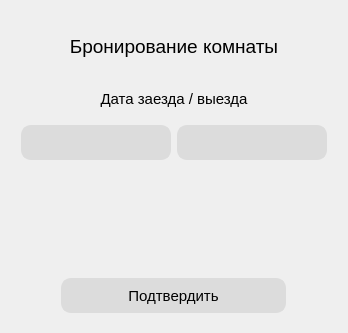
<?xml version="1.0" encoding="UTF-8"?>
<ui version="4.0">
 <class>Booking</class>
 <widget class="QWidget" name="Booking">
  <property name="windowModality">
   <enum>Qt::NonModal</enum>
  </property>
  <property name="geometry">
   <rect>
    <x>0</x>
    <y>0</y>
    <width>348</width>
    <height>333</height>
   </rect>
  </property>
  <property name="contextMenuPolicy">
   <enum>Qt::DefaultContextMenu</enum>
  </property>
  <property name="windowTitle">
   <string>Бронирование</string>
  </property>
  <layout class="QGridLayout" name="gridLayout">
   <property name="leftMargin">
    <number>0</number>
   </property>
   <property name="topMargin">
    <number>0</number>
   </property>
   <property name="rightMargin">
    <number>0</number>
   </property>
   <property name="bottomMargin">
    <number>0</number>
   </property>
   <property name="spacing">
    <number>0</number>
   </property>
   <item row="0" column="0">
    <widget class="QStackedWidget" name="stackedWidget">
     <property name="currentIndex">
      <number>1</number>
     </property>
     <widget class="QWidget" name="page_3">
      <layout class="QGridLayout" name="gridLayout_2">
       <property name="leftMargin">
        <number>0</number>
       </property>
       <property name="topMargin">
        <number>0</number>
       </property>
       <property name="rightMargin">
        <number>0</number>
       </property>
       <property name="bottomMargin">
        <number>0</number>
       </property>
       <property name="spacing">
        <number>0</number>
       </property>
       <item row="0" column="0">
        <layout class="QVBoxLayout" name="verticalLayout">
         <item>
          <widget class="QLabel" name="imagelbl">
           <property name="maximumSize">
            <size>
             <width>16777215</width>
             <height>16777215</height>
            </size>
           </property>
           <property name="text">
            <string/>
           </property>
           <property name="pixmap">
            <pixmap resource="resours/resourses.qrc">:/image/mainPage/image/mainPage/LkImage.png</pixmap>
           </property>
           <property name="scaledContents">
            <bool>true</bool>
           </property>
          </widget>
         </item>
         <item>
          <widget class="QLabel" name="label_2">
           <property name="font">
            <font>
             <pointsize>14</pointsize>
            </font>
           </property>
           <property name="text">
            <string>Информация</string>
           </property>
           <property name="alignment">
            <set>Qt::AlignCenter</set>
           </property>
          </widget>
         </item>
         <item>
          <widget class="QLabel" name="infolbl">
           <property name="text">
            <string/>
           </property>
          </widget>
         </item>
         <item>
          <layout class="QHBoxLayout" name="horizontalLayout">
           <property name="spacing">
            <number>0</number>
           </property>
           <property name="bottomMargin">
            <number>20</number>
           </property>
           <item>
            <widget class="QPushButton" name="recoverybtn">
             <property name="maximumSize">
              <size>
               <width>200</width>
               <height>35</height>
              </size>
             </property>
             <property name="font">
              <font>
               <pointsize>12</pointsize>
              </font>
             </property>
             <property name="styleSheet">
              <string notr="true">QPushButton
{
	color: black;
	background-color: #D9D9D9;
	border-radius: 10px;
}</string>
             </property>
             <property name="text">
              <string>Оформить</string>
             </property>
            </widget>
           </item>
          </layout>
         </item>
        </layout>
       </item>
      </layout>
     </widget>
     <widget class="QWidget" name="page_4">
      <layout class="QGridLayout" name="gridLayout_3">
       <property name="leftMargin">
        <number>0</number>
       </property>
       <property name="topMargin">
        <number>0</number>
       </property>
       <property name="rightMargin">
        <number>0</number>
       </property>
       <property name="bottomMargin">
        <number>0</number>
       </property>
       <property name="spacing">
        <number>0</number>
       </property>
       <item row="0" column="0">
        <layout class="QVBoxLayout" name="verticalLayout_2">
         <property name="spacing">
          <number>0</number>
         </property>
         <property name="topMargin">
          <number>20</number>
         </property>
         <property name="bottomMargin">
          <number>0</number>
         </property>
         <item>
          <widget class="QLabel" name="label">
           <property name="font">
            <font>
             <pointsize>14</pointsize>
            </font>
           </property>
           <property name="text">
            <string>Бронирование комнаты</string>
           </property>
           <property name="alignment">
            <set>Qt::AlignCenter</set>
           </property>
          </widget>
         </item>
         <item>
          <widget class="QLabel" name="label_3">
           <property name="font">
            <font>
             <pointsize>11</pointsize>
            </font>
           </property>
           <property name="text">
            <string>Дата заезда / выезда</string>
           </property>
           <property name="alignment">
            <set>Qt::AlignCenter</set>
           </property>
          </widget>
         </item>
         <item>
          <layout class="QHBoxLayout" name="horizontalLayout_3">
           <property name="spacing">
            <number>6</number>
           </property>
           <property name="leftMargin">
            <number>20</number>
           </property>
           <property name="rightMargin">
            <number>20</number>
           </property>
           <item>
            <widget class="QPushButton" name="startTimebtn">
             <property name="minimumSize">
              <size>
               <width>150</width>
               <height>35</height>
              </size>
             </property>
             <property name="font">
              <font>
               <pointsize>11</pointsize>
              </font>
             </property>
             <property name="styleSheet">
              <string notr="true">QPushButton { border-radius: 10px;  border: 2px solid #DCDCDC;
background-color: #DCDCDC;}</string>
             </property>
             <property name="text">
              <string/>
             </property>
            </widget>
           </item>
           <item>
            <widget class="QPushButton" name="endTimeBtn">
             <property name="minimumSize">
              <size>
               <width>150</width>
               <height>35</height>
              </size>
             </property>
             <property name="font">
              <font>
               <pointsize>11</pointsize>
              </font>
             </property>
             <property name="styleSheet">
              <string notr="true">QPushButton { border-radius: 10px;  border: 2px solid #DCDCDC; background-color: #DCDCDC;}</string>
             </property>
             <property name="text">
              <string/>
             </property>
            </widget>
           </item>
          </layout>
         </item>
         <item>
          <spacer name="verticalSpacer_3">
           <property name="orientation">
            <enum>Qt::Vertical</enum>
           </property>
           <property name="sizeType">
            <enum>QSizePolicy::Minimum</enum>
           </property>
           <property name="sizeHint" stdset="0">
            <size>
             <width>20</width>
             <height>30</height>
            </size>
           </property>
          </spacer>
         </item>
         <item>
          <widget class="QLabel" name="pricelbl">
           <property name="font">
            <font>
             <pointsize>11</pointsize>
            </font>
           </property>
           <property name="text">
            <string/>
           </property>
           <property name="alignment">
            <set>Qt::AlignCenter</set>
           </property>
          </widget>
         </item>
         <item>
          <spacer name="verticalSpacer_2">
           <property name="orientation">
            <enum>Qt::Vertical</enum>
           </property>
           <property name="sizeType">
            <enum>QSizePolicy::Minimum</enum>
           </property>
           <property name="sizeHint" stdset="0">
            <size>
             <width>20</width>
             <height>35</height>
            </size>
           </property>
          </spacer>
         </item>
         <item>
          <layout class="QHBoxLayout" name="horizontalLayout_2">
           <item>
            <widget class="QPushButton" name="pushButton">
             <property name="maximumSize">
              <size>
               <width>225</width>
               <height>35</height>
              </size>
             </property>
             <property name="font">
              <font>
               <pointsize>11</pointsize>
              </font>
             </property>
             <property name="styleSheet">
              <string notr="true">QPushButton { background-color: #DCDCDC; border: 2px solid #DCDCDC; color: black; border-radius: 10px} </string>
             </property>
             <property name="text">
              <string>Подтвердить</string>
             </property>
            </widget>
           </item>
          </layout>
         </item>
         <item>
          <spacer name="verticalSpacer">
           <property name="orientation">
            <enum>Qt::Vertical</enum>
           </property>
           <property name="sizeType">
            <enum>QSizePolicy::Minimum</enum>
           </property>
           <property name="sizeHint" stdset="0">
            <size>
             <width>20</width>
             <height>20</height>
            </size>
           </property>
          </spacer>
         </item>
        </layout>
       </item>
      </layout>
     </widget>
    </widget>
   </item>
  </layout>
 </widget>
 <resources>
  <include location="resours/resourses.qrc"/>
 </resources>
 <connections/>
</ui>
